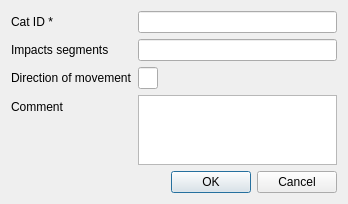
<?xml version="1.0" encoding="UTF-8"?>
<ui version="4.0">
 <class>add_new_cat</class>
 <widget class="QDialog" name="add_new_cat">
  <property name="geometry">
   <rect>
    <x>0</x>
    <y>0</y>
    <width>348</width>
    <height>204</height>
   </rect>
  </property>
  <property name="windowTitle">
   <string>Add new cat</string>
  </property>
  <layout class="QVBoxLayout" name="verticalLayout">
   <item>
    <layout class="QFormLayout" name="formLayout">
     <item row="0" column="0">
      <widget class="QLabel" name="catID_Label">
       <property name="text">
        <string>Cat ID *</string>
       </property>
      </widget>
     </item>
     <item row="0" column="1">
      <widget class="QLineEdit" name="catID_LineEdit"/>
     </item>
     <item row="1" column="0">
      <widget class="QLabel" name="impacts_segments_Label">
       <property name="text">
        <string>Impacts segments</string>
       </property>
      </widget>
     </item>
     <item row="1" column="1">
      <widget class="QLineEdit" name="impacts_segments_LineEdit"/>
     </item>
     <item row="2" column="0">
      <widget class="QLabel" name="motion_direct_Label">
       <property name="text">
        <string>Direction of movement</string>
       </property>
      </widget>
     </item>
     <item row="2" column="1">
      <widget class="QLineEdit" name="motion_direct_LineEdit">
       <property name="maximumSize">
        <size>
         <width>20</width>
         <height>16777215</height>
        </size>
       </property>
      </widget>
     </item>
     <item row="3" column="0">
      <widget class="QLabel" name="label">
       <property name="text">
        <string>Comment</string>
       </property>
      </widget>
     </item>
     <item row="3" column="1">
      <widget class="QTextEdit" name="comment_textEdit"/>
     </item>
    </layout>
   </item>
   <item>
    <widget class="QDialogButtonBox" name="buttonBox_anc">
     <property name="orientation">
      <enum>Qt::Horizontal</enum>
     </property>
     <property name="standardButtons">
      <set>QDialogButtonBox::Cancel|QDialogButtonBox::Ok</set>
     </property>
    </widget>
   </item>
  </layout>
 </widget>
 <resources/>
 <connections>
  <connection>
   <sender>buttonBox_anc</sender>
   <signal>rejected()</signal>
   <receiver>add_new_cat</receiver>
   <slot>reject()</slot>
   <hints>
    <hint type="sourcelabel">
     <x>316</x>
     <y>260</y>
    </hint>
    <hint type="destinationlabel">
     <x>286</x>
     <y>274</y>
    </hint>
   </hints>
  </connection>
 </connections>
</ui>
